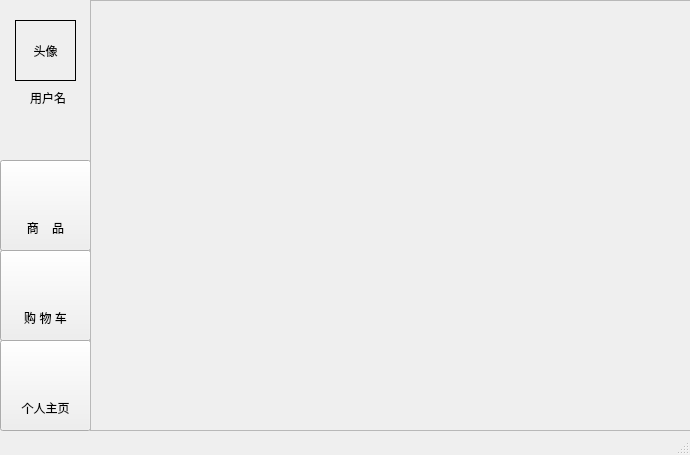
<?xml version="1.0" encoding="UTF-8"?>
<ui version="4.0">
 <class>MainWindow</class>
 <widget class="QMainWindow" name="MainWindow">
  <property name="geometry">
   <rect>
    <x>0</x>
    <y>0</y>
    <width>690</width>
    <height>455</height>
   </rect>
  </property>
  <property name="windowTitle">
   <string>MainWindow</string>
  </property>
  <widget class="QWidget" name="centralwidget">
   <widget class="QLabel" name="label_head">
    <property name="geometry">
     <rect>
      <x>15</x>
      <y>20</y>
      <width>61</width>
      <height>61</height>
     </rect>
    </property>
    <property name="styleSheet">
     <string notr="true">border-color: rgb(0, 0, 0);</string>
    </property>
    <property name="frameShape">
     <enum>QFrame::Panel</enum>
    </property>
    <property name="text">
     <string>头像</string>
    </property>
    <property name="alignment">
     <set>Qt::AlignCenter</set>
    </property>
   </widget>
   <widget class="QScrollArea" name="scrollArea">
    <property name="geometry">
     <rect>
      <x>90</x>
      <y>0</y>
      <width>601</width>
      <height>431</height>
     </rect>
    </property>
    <property name="widgetResizable">
     <bool>true</bool>
    </property>
    <widget class="QWidget" name="scrollAreaWidgetContents">
     <property name="geometry">
      <rect>
       <x>0</x>
       <y>0</y>
       <width>599</width>
       <height>429</height>
      </rect>
     </property>
    </widget>
   </widget>
   <widget class="QLabel" name="label_2">
    <property name="geometry">
     <rect>
      <x>30</x>
      <y>90</y>
      <width>41</width>
      <height>16</height>
     </rect>
    </property>
    <property name="text">
     <string>用户名</string>
    </property>
   </widget>
   <widget class="QLabel" name="label_goods_txt">
    <property name="geometry">
     <rect>
      <x>20</x>
      <y>220</y>
      <width>51</width>
      <height>16</height>
     </rect>
    </property>
    <property name="text">
     <string>商    品</string>
    </property>
    <property name="alignment">
     <set>Qt::AlignCenter</set>
    </property>
   </widget>
   <widget class="QPushButton" name="pushButton">
    <property name="geometry">
     <rect>
      <x>0</x>
      <y>160</y>
      <width>91</width>
      <height>91</height>
     </rect>
    </property>
    <property name="cursor">
     <cursorShape>PointingHandCursor</cursorShape>
    </property>
    <property name="styleSheet">
     <string notr="true">border-color: rgb(255, 196, 19);</string>
    </property>
    <property name="text">
     <string/>
    </property>
    <property name="icon">
     <iconset resource="source/head_img.qrc">
      <normaloff>:/new/prefix3/btn_test1</normaloff>:/new/prefix3/btn_test1</iconset>
    </property>
    <property name="iconSize">
     <size>
      <width>89</width>
      <height>89</height>
     </size>
    </property>
   </widget>
   <widget class="QLabel" name="label_usr_txt">
    <property name="geometry">
     <rect>
      <x>20</x>
      <y>400</y>
      <width>51</width>
      <height>16</height>
     </rect>
    </property>
    <property name="text">
     <string>个人主页</string>
    </property>
    <property name="alignment">
     <set>Qt::AlignCenter</set>
    </property>
   </widget>
   <widget class="QLabel" name="label_trolley_txt">
    <property name="geometry">
     <rect>
      <x>20</x>
      <y>310</y>
      <width>51</width>
      <height>16</height>
     </rect>
    </property>
    <property name="text">
     <string>购 物 车</string>
    </property>
    <property name="alignment">
     <set>Qt::AlignCenter</set>
    </property>
   </widget>
   <widget class="QPushButton" name="pushButton_3">
    <property name="geometry">
     <rect>
      <x>0</x>
      <y>340</y>
      <width>91</width>
      <height>91</height>
     </rect>
    </property>
    <property name="cursor">
     <cursorShape>PointingHandCursor</cursorShape>
    </property>
    <property name="text">
     <string/>
    </property>
    <property name="icon">
     <iconset resource="source/head_img.qrc">
      <normaloff>:/new/prefix3/btn_test3</normaloff>:/new/prefix3/btn_test3</iconset>
    </property>
    <property name="iconSize">
     <size>
      <width>89</width>
      <height>89</height>
     </size>
    </property>
   </widget>
   <widget class="QPushButton" name="pushButton_2">
    <property name="geometry">
     <rect>
      <x>0</x>
      <y>250</y>
      <width>91</width>
      <height>91</height>
     </rect>
    </property>
    <property name="cursor">
     <cursorShape>PointingHandCursor</cursorShape>
    </property>
    <property name="text">
     <string/>
    </property>
    <property name="icon">
     <iconset resource="source/head_img.qrc">
      <normaloff>:/new/prefix3/btn_test2</normaloff>:/new/prefix3/btn_test2</iconset>
    </property>
    <property name="iconSize">
     <size>
      <width>89</width>
      <height>89</height>
     </size>
    </property>
   </widget>
   <zorder>pushButton_3</zorder>
   <zorder>pushButton_2</zorder>
   <zorder>label_usr_txt</zorder>
   <zorder>pushButton</zorder>
   <zorder>label_trolley_txt</zorder>
   <zorder>label_2</zorder>
   <zorder>scrollArea</zorder>
   <zorder>label_head</zorder>
   <zorder>label_goods_txt</zorder>
  </widget>
  <widget class="QMenuBar" name="menubar">
   <property name="geometry">
    <rect>
     <x>0</x>
     <y>0</y>
     <width>690</width>
     <height>21</height>
    </rect>
   </property>
  </widget>
  <widget class="QStatusBar" name="statusbar"/>
 </widget>
 <resources>
  <include location="source/head_img.qrc"/>
 </resources>
 <connections/>
</ui>
